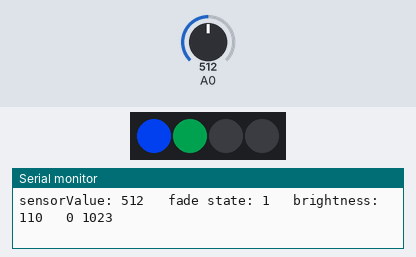
The sketch below on a simulated Arduino Uno, built with avr-gcc and run on an emulated ATmega328P. On the bench: 4 RGB LEDs in strip order, left to right, the last lines printed to the serial monitor. The inputs (shaded band) are chosen by the test bench; at power-on: A0 = 512. Dim RGB values are drawn brighter than linear.

Above: at 1.45 s.
1.5 s: A0 set to 106
4.5 s: A0 set to 88
7.5 s: A0 set to 482
9.0 s: A0 set to 510
At 11.23 s:
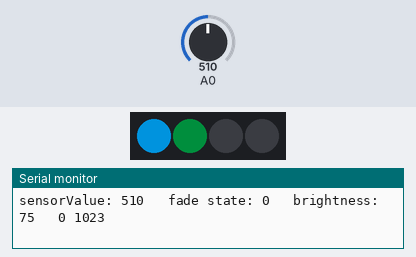
At 12.8 s:
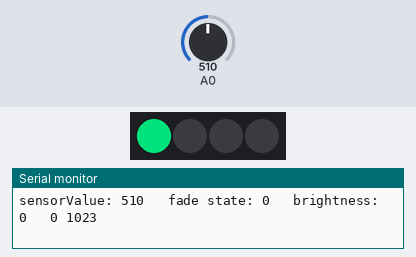
Timing chart, 0 to 14.3 s (numbered marks = the images above; inputs shaded):
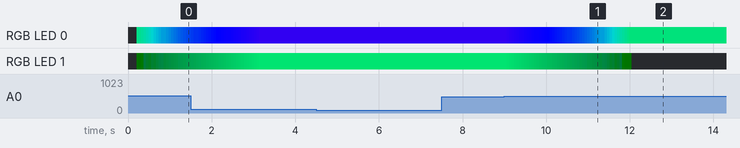

The sketch:

AnalogReadSerial_fadeDirection_pixel.ino
```cpp
#include <FastLED.h>

#define LED_PIN     6
#define COLOR_ORDER GRB
#define CHIPSET     WS2812
#define NUM_LEDS    4

#define BRIGHTNESS  128
#define FRAMES_PER_SECOND 60
CRGB leds[NUM_LEDS];


boolean trigger = false;
boolean last_trigger = false;

boolean fadeIn;
int brightness;
int inc = 5;

// the setup routine runs once when you press reset:
void setup() {
  // initialize serial communication at 9600 bits per second:
  Serial.begin(9600);

  FastLED.addLeds<NEOPIXEL, LED_PIN>(leds, NUM_LEDS);
  FastLED.show();
  delay(200);
}

// the loop routine runs over and over again forever:
void loop() {
  // read the input on analog pin 0:
  int sensorValue = analogRead(A0);


  if (sensorValue > 500 ) {
    // if sensorValue is above certain amount, trigger is true
    trigger = true;
  }
  else {
    // else trigger is false
    trigger = false;
  }

  if (trigger == true && last_trigger == false) {
    // change the fade direction
    fadeIn = !fadeIn;
  }

  if (fadeIn) {
    // if fade in, then increment is +5
    inc = 5;
  } else {
    // if fade out, then increment is -5
    inc = -5;
  }

  // add increment to the brightness
  brightness = brightness + inc;

  // make sure that the brightness does not go out of the range (0-255)
  brightness = constrain (brightness, 0, 255);

  // if you want to change color instead of brightness
  int hue = map (brightness, 0, 255, 129, 176);

  // control the leds, (Hue, Saturation, Value/brightness)
  leds[0] = CHSV( hue, 255, 255);
  leds[1] = CHSV( 128, 255, brightness);

  FastLED.show();


  // save the current status of the trigger to last_trigger for next comparison
  last_trigger = trigger;

  // print out the value you read and mapped brightness value:
  Serial.print("sensorValue: ");
  Serial.print(sensorValue);
  Serial.print("\t fade state: ");
  Serial.print(fadeIn);
  Serial.print("\t brightness: ");
  Serial.print(brightness);

  //limitter for serial plotter
  Serial.print("\t ");
  Serial.print(0);
  Serial.print(" ");
  Serial.print(1023);

  // Carriage return
  Serial.println();

  delay(5);        // delay in between reads for stability

}
```
